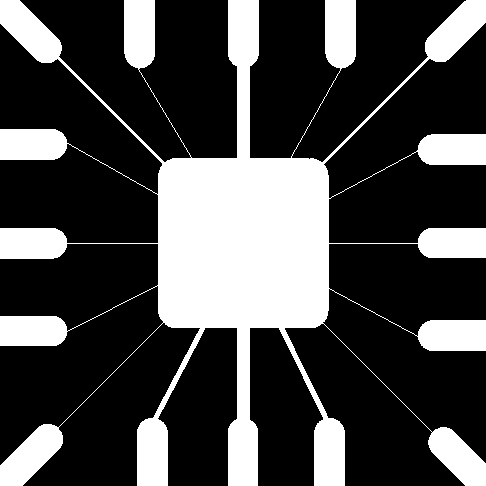
#> input picture Chapter9/img/Fig0905(a)(wirebond-mask).tif, 486 x 486 px
$ jupyter execute --allow-errors exercise.ipynb
#> lines starting #> are read from the running program, lines starting #| are printed output that depends on the picture; after the words box and inside, x2 and y2 are one past the last pixel; in counts of white or black regions, pixels touching at a corner belong together
[cell 1]
import cv2
import numpy as np

[cell 2]
img = cv2.imread('../img/Fig0905(a)(wirebond-mask).tif', 0)
#> img: shape (486, 486); 28.1% white; 1 white region, box (x1, y1, x2, y2) and area: (0, 0, 486, 486) 66259
kernel_1 = np.ones((3, 3), np.uint8)
kernel_2 = np.ones((5, 5), np.uint8)
kernel_3 = cv2.getStructuringElement(cv2.MORPH_RECT, (5, 5))  # 矩形结构
kernel_4 = cv2.getStructuringElement(cv2.MORPH_ELLIPSE, (5, 5))  # 椭圆结构
kernel_5 = cv2.getStructuringElement(cv2.MORPH_CROSS, (5, 5))  # 十字形结构
erosion_1 = cv2.erode(img, kernel_1)  # 腐蚀
#> erosion_1: shape (486, 486); 25.5% white; 13 white regions, largest, box (x1, y1, x2, y2) and area: (138, 0, 344, 486) 37969, (0, 425, 62, 486) 1969, (0, 0, 61, 62) 1965
erosion_2 = cv2.erode(img, kernel_2)  # 腐蚀
#> erosion_2: shape (486, 486); 23.7% white; 15 white regions, largest, box (x1, y1, x2, y2) and area: (160, 0, 327, 486) 32442, (0, 426, 61, 486) 1766, (0, 0, 60, 61) 1762
erosion_3 = cv2.erode(img, kernel_3)  # 腐蚀
erosion_4 = cv2.erode(img, kernel_4)  # 腐蚀
#> erosion_4: shape (486, 486); 24% white; 47 white regions (31 under 20 px), largest, box (x1, y1, x2, y2) and area: (160, 0, 327, 486) 32571, (0, 426, 61, 486) 1860, (0, 0, 60, 61) 1856
erosion_5 = cv2.erode(img, kernel_5)  # 腐蚀
#> erosion_5: shape (486, 486); 24.3% white; 13 white regions, largest, box (x1, y1, x2, y2) and area: (139, 0, 343, 486) 36395, (0, 426, 61, 486) 1942, (0, 0, 60, 61) 1938

[cell 3]
cv2.imshow("img", img)
cv2.imshow("erosion_1", erosion_1)
cv2.imshow("erosion_2", erosion_2)
cv2.imshow("erosion_3", erosion_3)
cv2.imshow("erosion_4", erosion_4)
cv2.imshow("erosion_5", erosion_5)
cv2.waitKey(0)
cv2.destroyAllWindows()

[cell 4]
img2 = cv2.imread('../img/Fig0907(a)(text_gaps_1_and_2_pixels).tif', 0)
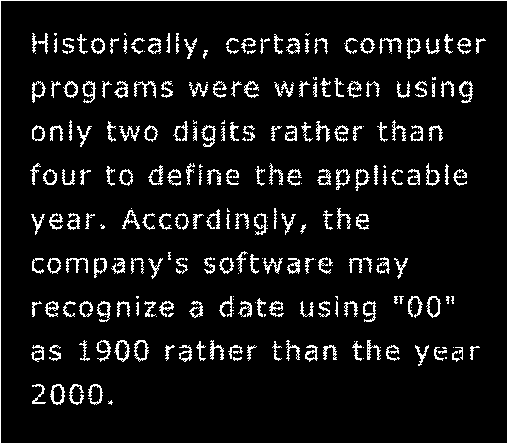
#> input picture Chapter9/img/Fig0907(a)(text_gaps_1_and_2_pixels).tif, 508 x 444 px
#> img2: shape (444, 508); 7.9% white in thin lines or dots
kernel_1 = np.ones((1, 1), np.uint8)
kernel_2 = np.ones((3, 3), np.uint8)
dilation_1 = cv2.dilate(img2, kernel_1)  # 膨胀
dilation_2 = cv2.dilate(img2, kernel_2)  # 膨胀
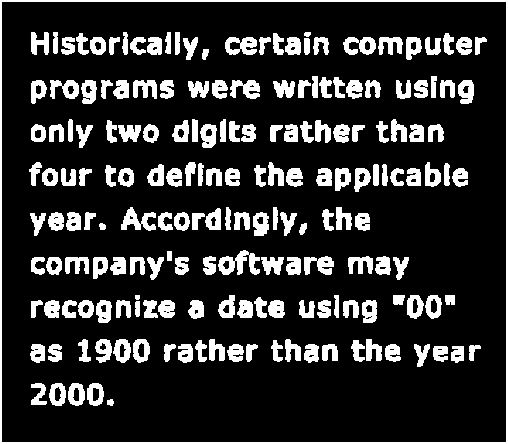
#> dilation_2: shape (444, 508); 17.8% white; 186 white regions, largest, box (x1, y1, x2, y2) and area: (0, 0, 508, 444) 3792, (218, 250, 260, 275) 549, (121, 207, 156, 231) 418

[cell 5]
cv2.imshow("img", img2)
cv2.imshow("dilation_1", dilation_1)
cv2.imshow("dilation_2", dilation_2)
cv2.waitKey(0)
cv2.destroyAllWindows()

[cell 6]
kernel = cv2.getStructuringElement(cv2.MORPH_RECT, (3, 3))  # 定义结构元素
img3 = cv2.imread('../img/Fig0911(a)(noisy_fingerprint).tif', 0)
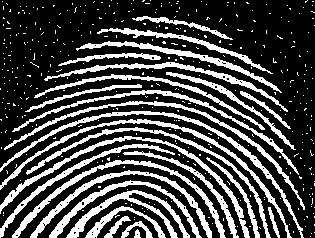
#> input picture Chapter9/img/Fig0911(a)(noisy_fingerprint).tif, 315 x 238 px
#> img3: shape (238, 315); 28.5% white; 414 white regions (387 under 20 px), largest, box (x1, y1, x2, y2) and area: (0, 111, 304, 238) 1388, (0, 136, 250, 238) 1372, (0, 119, 292, 238) 1337
opening = cv2.morphologyEx(img3, cv2.MORPH_OPEN, kernel)  # 开运算
#> opening: shape (238, 315); 25.3% white; 167 white regions (33 under 20 px), largest, box (x1, y1, x2, y2) and area: (101, 190, 190, 238) 786, (0, 136, 132, 211) 677, (49, 181, 131, 238) 578
closing = cv2.morphologyEx(opening, cv2.MORPH_CLOSE, kernel)  # 闭运算
#> closing: shape (238, 315); 25.9% white; 75 white regions (11 under 20 px), largest, box (x1, y1, x2, y2) and area: (67, 190, 190, 238) 1113, (14, 111, 272, 179) 1082, (49, 181, 201, 238) 979

[cell 7]
cv2.imshow("img", img3)
cv2.imshow("opening", opening)
cv2.imshow("closing", closing)
cv2.waitKey(0)
cv2.destroyAllWindows()

[cell 8]
kernel_1 = cv2.getStructuringElement(cv2.MORPH_ELLIPSE, (2, 2))
kernel_2 = cv2.getStructuringElement(cv2.MORPH_ELLIPSE, (6, 6))
kernel_3 = cv2.getStructuringElement(cv2.MORPH_ELLIPSE, (10, 10))
img4 = cv2.imread('../img/Fig0938(a)(cygnusloop_Xray_original).tif')
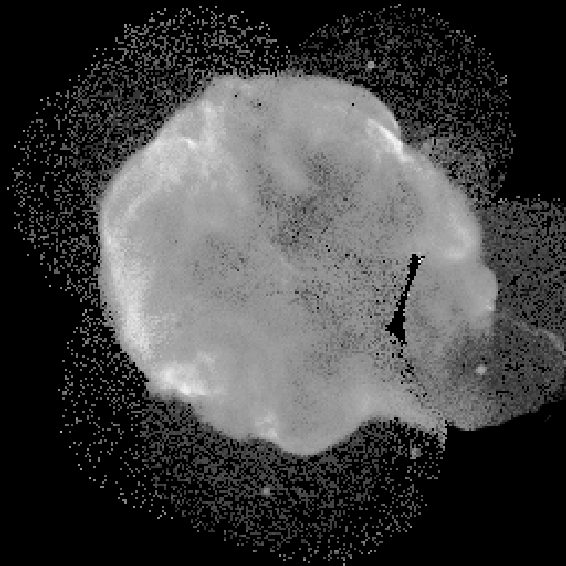
#> input picture Chapter9/img/Fig0938(a)(cygnusloop_Xray_original).tif, 566 x 566 px
#> img4 is the input picture: shape (566, 566, 3); min 0, max 253, mean 66.9
phase1 = cv2.morphologyEx(img4, cv2.MORPH_OPEN, kernel_1)
phase1 = cv2.morphologyEx(phase1, cv2.MORPH_CLOSE, kernel_1)
phase2 = cv2.morphologyEx(phase1, cv2.MORPH_OPEN, kernel_2)
phase2 = cv2.morphologyEx(phase2, cv2.MORPH_CLOSE, kernel_2)
phase3 = cv2.morphologyEx(phase2, cv2.MORPH_OPEN, kernel_2)
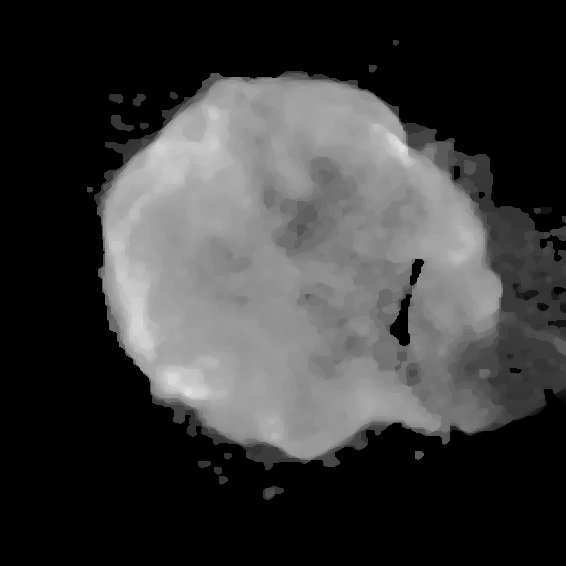
#> phase3: shape (566, 566, 3); min 0, max 222, mean 58.5
phase3 = cv2.morphologyEx(phase3, cv2.MORPH_CLOSE, kernel_2)

[cell 9]
cv2.imshow("img", img4)
cv2.imshow("phase1", phase1)
cv2.imshow("phase2", phase2)
cv2.imshow("phase3", phase3)
cv2.waitKey(0)
cv2.destroyAllWindows()

[cell 10]
kernel_1 = cv2.getStructuringElement(cv2.MORPH_ELLIPSE, (60, 60))
kernel_2 = cv2.getStructuringElement(cv2.MORPH_ELLIPSE, (120, 120))
img6 = cv2.imread('../img/Fig0943(a)(dark_blobs_on_light_background).tif')
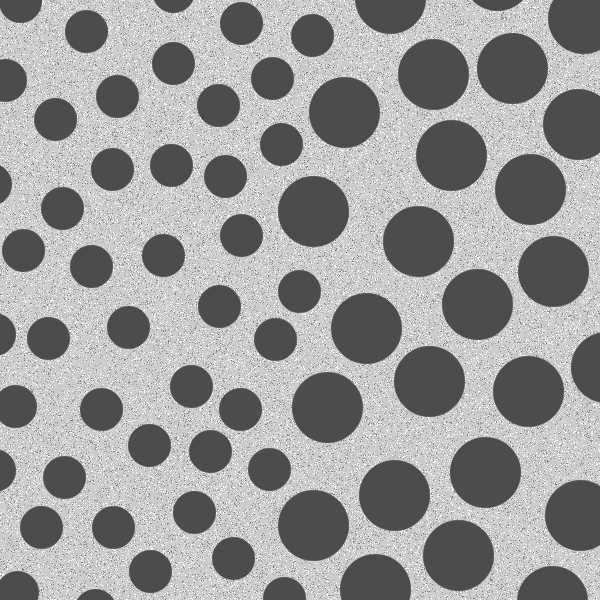
#> input picture Chapter9/img/Fig0943(a)(dark_blobs_on_light_background).tif, 600 x 600 px
#> img6 is the input picture: shape (600, 600, 3); min 76, max 255, mean 153.6
closing = cv2.morphologyEx(img6, cv2.MORPH_CLOSE, kernel_1)
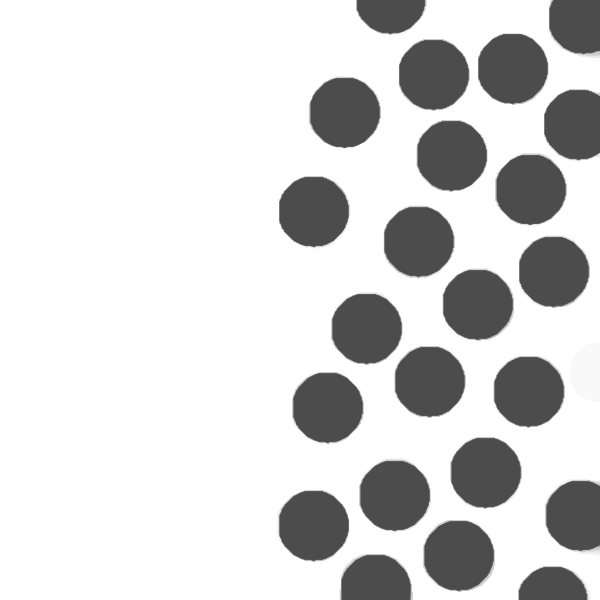
#> closing: shape (600, 600, 3); min 76, max 255, mean 213.9
opening = cv2.morphologyEx(closing, cv2.MORPH_OPEN, kernel_2)
#> opening: shape (600, 600, 3)

[cell 11]
cv2.imshow("img", img6)
cv2.imshow("opening", opening)
cv2.imshow("closing", closing)
cv2.waitKey(0)
cv2.destroyAllWindows()

[cell 12]
kernel_1 = cv2.getStructuringElement(cv2.MORPH_ELLIPSE, (100, 100))
img5 = cv2.imread('../img/Fig0940(a)(rice_image_with_intensity_gradient).tif')
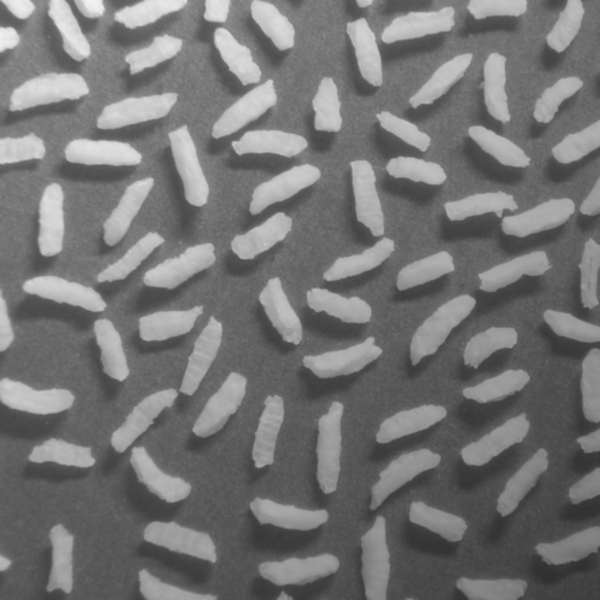
#> input picture Chapter9/img/Fig0940(a)(rice_image_with_intensity_gradient).tif, 600 x 600 px
#> img5 is the input picture: shape (600, 600, 3); min 47, max 243, mean 116.4
opening = cv2.morphologyEx(img5, cv2.MORPH_OPEN, kernel_1)
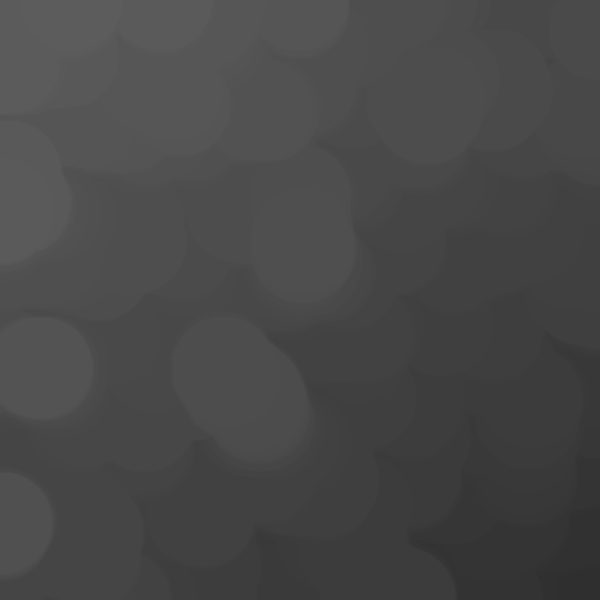
#> opening: shape (600, 600, 3); min 47, max 92, mean 72
whitehat = img5.copy().astype('float64')
whitehat = whitehat - opening
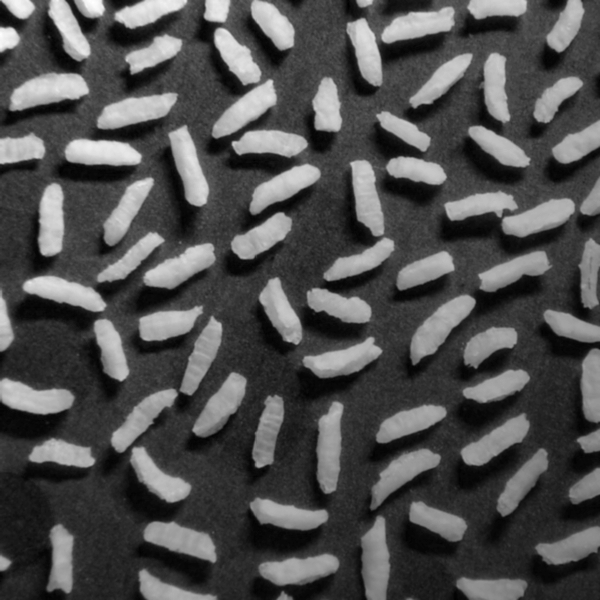
#> whitehat: shape (600, 600, 3) float64; min -4, max 151, mean 44.4; drawn with min black and max white
